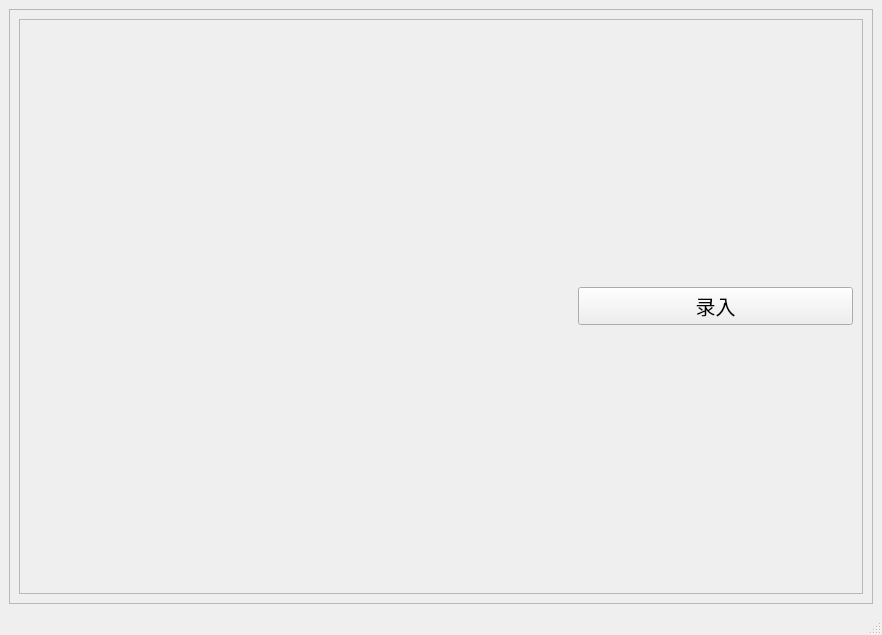
<?xml version="1.0" encoding="UTF-8"?>
<ui version="4.0">
 <class>MainWindow</class>
 <widget class="QMainWindow" name="MainWindow">
  <property name="geometry">
   <rect>
    <x>0</x>
    <y>0</y>
    <width>882</width>
    <height>635</height>
   </rect>
  </property>
  <property name="windowTitle">
   <string>数据库录入</string>
  </property>
  <property name="toolTipDuration">
   <number>0</number>
  </property>
  <widget class="QWidget" name="centralwidget">
   <layout class="QVBoxLayout" name="verticalLayout_4">
    <item>
     <widget class="QFrame" name="gridInput">
      <property name="frameShape">
       <enum>QFrame::StyledPanel</enum>
      </property>
      <property name="frameShadow">
       <enum>QFrame::Raised</enum>
      </property>
      <layout class="QVBoxLayout" name="verticalLayout_3" stretch="2,1">
       <item>
        <layout class="QGridLayout" name="tableSearch"/>
       </item>
       <item>
        <widget class="QFrame" name="button">
         <property name="frameShape">
          <enum>QFrame::StyledPanel</enum>
         </property>
         <property name="frameShadow">
          <enum>QFrame::Raised</enum>
         </property>
         <layout class="QHBoxLayout" name="horizontalLayout" stretch="1,1,1">
          <item>
           <spacer name="horizontalSpacer">
            <property name="orientation">
             <enum>Qt::Horizontal</enum>
            </property>
            <property name="sizeHint" stdset="0">
             <size>
              <width>40</width>
              <height>20</height>
             </size>
            </property>
           </spacer>
          </item>
          <item>
           <spacer name="horizontalSpacer_2">
            <property name="orientation">
             <enum>Qt::Horizontal</enum>
            </property>
            <property name="sizeHint" stdset="0">
             <size>
              <width>40</width>
              <height>20</height>
             </size>
            </property>
           </spacer>
          </item>
          <item>
           <widget class="QPushButton" name="buttonUpload">
            <property name="font">
             <font>
              <pointsize>15</pointsize>
             </font>
            </property>
            <property name="text">
             <string>录入</string>
            </property>
           </widget>
          </item>
         </layout>
        </widget>
       </item>
      </layout>
     </widget>
    </item>
   </layout>
  </widget>
  <widget class="QMenuBar" name="menubar">
   <property name="geometry">
    <rect>
     <x>0</x>
     <y>0</y>
     <width>882</width>
     <height>23</height>
    </rect>
   </property>
  </widget>
  <widget class="QStatusBar" name="statusbar"/>
 </widget>
 <resources/>
 <connections/>
</ui>
